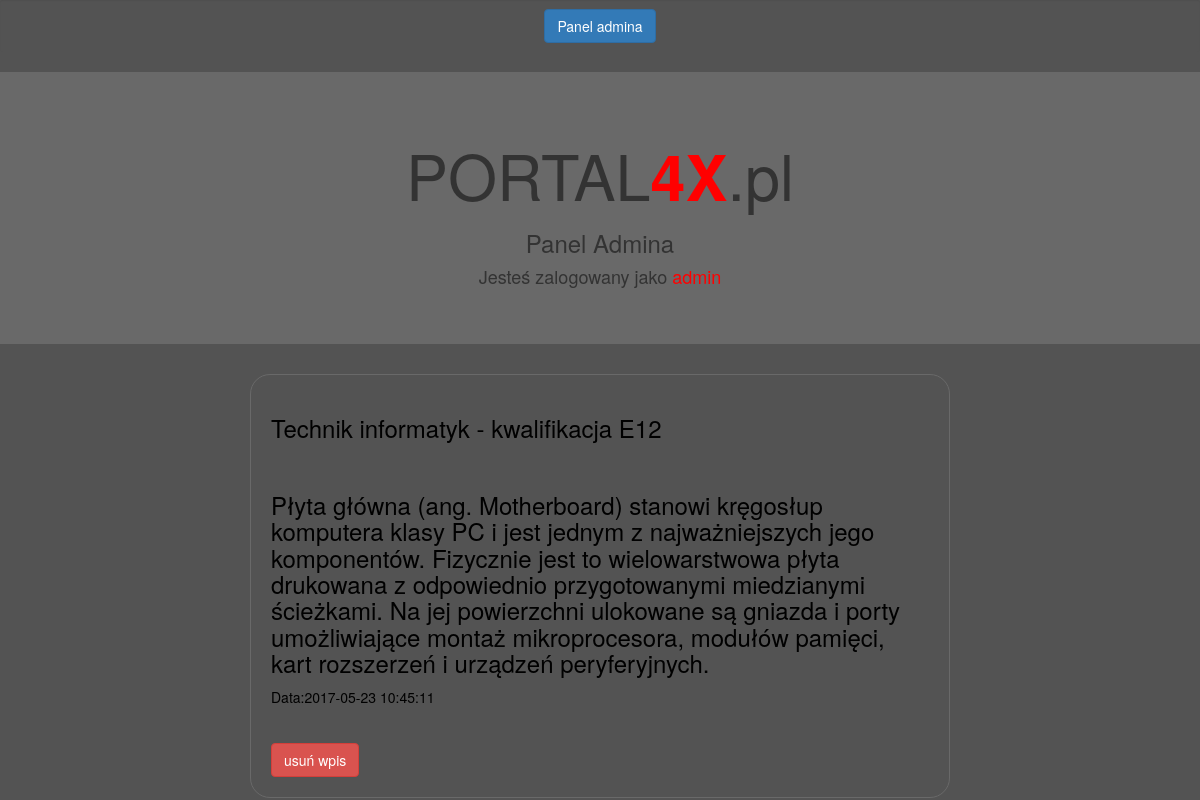
Page /e12.php (signed in) on the committed database.
### tables this page shows
CREATE TABLE IF NOT EXISTS `e12` (
  `IDwpis` int(11) NOT NULL,
  `Wpis` text NOT NULL,
  `Data` timestamp NOT NULL DEFAULT CURRENT_TIMESTAMP ON UPDATE CURRENT_TIMESTAMP
);

### e12.php (the view, shortened to what this page needs)
<!DOCTYPE HTML>
<html lang="pl">
<head>
<link rel="stylesheet" href="https://maxcdn.bootstrapcdn.com/bootstrap/3.3.7/css/bootstrap.min.css">
	<link rel="stylesheet" href="style_MY.css" type="text/css"/>
</head>
<body>
	<div class="well well-sm">
		<div class="btn-group">
			<a href="admin.php" class="btn btn-primary">Panel admina</a>
		</div>
	</div>
	<div class="jumbotron">
		<h1 align="center"> PORTAL<strong style="color:red;">4X</strong>.pl</h1>
		<h3>Panel Admina</h3>
		<?php
			$login = $_SESSION['log'];
			echo "<h4 align=center>Jesteś zalogowany jako <span style='color:red;'>$login</span></h4>"
			?>
	</div>
	<div class="col-md-7 center-block" >
		<h3> Technik informatyk - kwalifikacja E12 </h3>
		<?php
			$p = mysqli_connect('localhost', 'root', '');
			mysqli_query($p, "SET CHARSET utf8");
			mysqli_query($p, "SET NAMES 'utf8' COLLATE 'utf8_polish_ci'");
			$zapytanie_e12 = mysqli_query($p, 'SELECT * FROM e12');
			while($r = mysqli_fetch_array($zapytanie_e12))
			{
				echo '<br><h3>'.$r['Wpis'].'</h3><p>Data:'.$r['Data'].'</p>';
				$data = $r['Data'];
				$name_e12 = $r['IDwpis'];
				echo "<form action='e12.php' method='post'>";
				echo "<input type='text' name='$name_e12' value='$data' style='visibility:hidden' /><br>";
				echo "<input type='submit' name='usun_z_e12' value='usuń wpis' class='btn btn-danger' />";
				echo "</form>";
			}
		?>
	</div>
</body>
</html>

### style_MY.css (style rules this page uses)
body { background-color: #535353; }
.center-block { float: none; border: 1px solid silver; padding: 20px; border-radius: 20px; }
.well { text-align: center; background-color: #535353; border: none; }
.col-md-7 { background-color: #535353; color: black; border: 1px solid #696969; }
.jumbotron { background-color: #696969; }
.jumbotron > h3 { text-align: center; }

### rows in the picture
e12: Wpis "Płyta główna (ang. Motherboard) stanowi kręgosłup komputera klasy PC i jest jednym z najważniejszych jego komponentów. Fizycznie jest to wielowarstwowa płyta drukowana z odpowiednio przygotowanymi miedzianymi ścieżkami. Na jej powierzchni ulokowane są gniazda i porty umożliwiające montaż mikroprocesora, modułów pamięci, kart rozszerzeń i urządzeń peryferyjnych.", Data "2017-05-23 10:45:11"

### other values in the picture
$login "admin"
